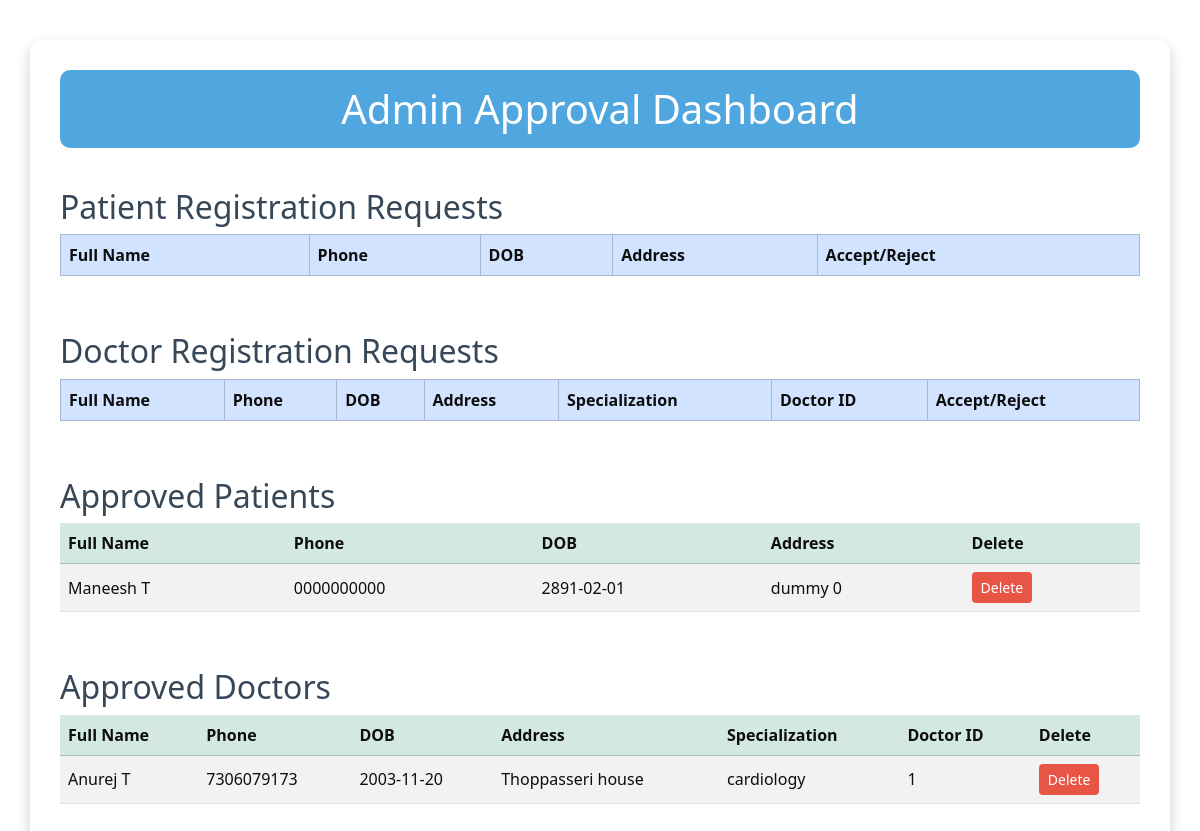
Screenshot of /adminlogged (signed in) with the database file from the repository.
### models.py (models this page shows)
class Patient(db.Model):
    id = db.Column(db.Integer, primary_key = True)
    full_name = db.Column(db.String())
    phone_no = db.Column(db.String())
    dob = db.Column(db.Date)
    address = db.Column(db.String())
    password = db.Column(db.String())
    is_approved = db.Column(db.Boolean(), default = False)
    appointments = db.relationship('Appointment', backref = 'patient')

class Doctor(db.Model):
    id = db.Column(db.Integer, primary_key = True)
    full_name = db.Column(db.String())
    phone_no = db.Column(db.String())
    dob = db.Column(db.Date)
    address = db.Column(db.String())
    password = db.Column(db.String())
    doct_id = db.Column(db.String(), unique = True)
    specialization = db.Column(db.String())
    is_approved = db.Column(db.Boolean, default = False)
    appointments = db.relationship('Appointment', backref='doctor')

### app.py (the view)
@app.route('/adminlogged')
def admin_logged():
    if not session.get('admin_logged_in'):
        return redirect('logadmin')
    pending_patients = Patient.query.filter_by(is_approved = False).all()
    approved_patients = Patient.query.filter_by(is_approved = True).all()
    pending_doctors = Doctor.query.filter_by(is_approved = False).all()
    approved_doctors = Doctor.query.filter_by(is_approved = True).all()
    return render_template('adminlogged.html', doctors = pending_doctors, approved_doctors = approved_doctors, patients = pending_patients, approved_patients = approved_patients)

### templates/adminlogged.html (shortened to what this page needs)
<!DOCTYPE html>
<html lang="en">
<head>
    <link href="https://cdn.jsdelivr.net/npm/bootstrap@5.3.3/dist/css/bootstrap.min.css" rel="stylesheet">
</head>
<body>
    <div class="container dashboard-container">
        <h1>Admin Approval Dashboard</h1>
        <h2>Patient Registration Requests</h2>
        <div class="table-responsive">
            <table class="table table-bordered table-hover align-middle">
                <thead class="table-primary">
                    <tr>
                        <th>Full Name</th>
                        <th>Phone</th>
                        <th>DOB</th>
                        <th>Address</th>
                        <th>Accept/Reject</th>
                    </tr>
                </thead>
            </table>
        </div>
        <h2>Doctor Registration Requests</h2>
        <div class="table-responsive">
            <table class="table table-bordered table-hover align-middle">
                <thead class="table-primary">
                    <tr>
                        <th>Full Name</th>
                        <th>Phone</th>
                        <th>DOB</th>
                        <th>Address</th>
                        <th>Specialization</th>
                        <th>Doctor ID</th>
                        <th>Accept/Reject</th>
                    </tr>
                </thead>
            </table>
        </div>
        <h2>Approved Patients</h2>
        <div class="table-responsive">
            <table class="table table-striped align-middle">
                <thead class="table-success">
                    <tr>
                        <th>Full Name</th>
                        <th>Phone</th>
                        <th>DOB</th>
                        <th>Address</th>
                        <th>Delete</th>
                    </tr>
                </thead>
                <tbody>
                    {% for patient in approved_patients %}
                    <tr>
                        <td>{{ patient.full_name }}</td>
                        <td>{{ patient.phone_no }}</td>
                        <td>{{ patient.dob }}</td>
                        <td>{{ patient.address }}</td>
                        <td>
                            <form action="/delete_patient/{{ patient.id }}" method="POST" class="d-inline">
                                <button type="submit" class="btn btn-sm btn-delete" onclick="return confirm('Are you sure to delete?')">Delete</button>
                            </form>
                        </td>
                    </tr>
                    {% endfor %}
                </tbody>
            </table>
        </div>
        <h2>Approved Doctors</h2>
        <div class="table-responsive">
            <table class="table table-striped align-middle">
                <thead class="table-success">
                    <tr>
                        <th>Full Name</th>
                        <th>Phone</th>
                        <th>DOB</th>
                        <th>Address</th>
                        <th>Specialization</th>
                        <th>Doctor ID</th>
                        <th>Delete</th>
                    </tr>
                </thead>
                <tbody>
                    {% for doctor in approved_doctors %}
                    <tr>
                        <td>{{ doctor.full_name }}</td>
                        <td>{{ doctor.phone_no }}</td>
                        <td>{{ doctor.dob }}</td>
                        <td>{{ doctor.address }}</td>
                        <td>{{ doctor.specialization }}</td>
                        <td>{{ doctor.doct_id }}</td>
                        <td>
                            <form action="/delete_doctor/{{ doctor.id }}" method="POST" class="d-inline">
                                <button type="submit" class="btn btn-sm btn-delete" onclick="return confirm('Are you sure to delete?')">Delete</button>
                            </form>
                        </td>
                    </tr>
                    {% endfor %}
                </tbody>
            </table>
        </div>
    </div>
</body>
</html>

### templates/adminlogged.html (style rules this page uses)
body { background-image: url('https://images.pexels.com/photos/40568/medical-appointment-doctor-healthcare-40568.jpeg?auto=compress&cs=tinysrgb&dpr=2&h=1080&w=1920'); background-size: cover; background-position: center; background-repeat: no-repeat; background-attachment: fixed; opacity: 0.95; }
.dashboard-container { background-color: rgba(255, 255, 255, 0.95); border-radius: 12px; padding: 30px; margin-top: 40px; box-shadow: 0 6px 15px rgba(0,0,0,0.2); }
h1 { background-color: rgba(52, 152, 219, 0.9); color: white; text-align: center; padding: 15px; border-radius: 10px; margin-bottom: 30px; }
h2 { color: #2c3e50; margin-top: 40px; }
table { background-color: white; }
.btn-delete { background-color: #e74c3c; color: white; }

### rows the page displays
Patient: full_name "Maneesh T", phone_no "0000000000", dob "2891-02-01", address "dummy 0"
Doctor: full_name "Anurej T", phone_no "7306079173", dob "2003-11-20", address "Thoppasseri house", specialization "cardiology", doct_id "1"
